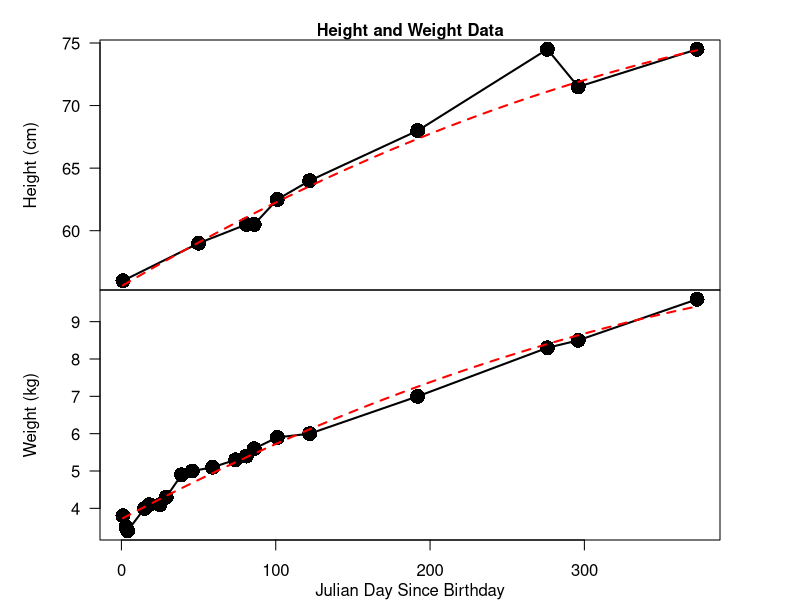
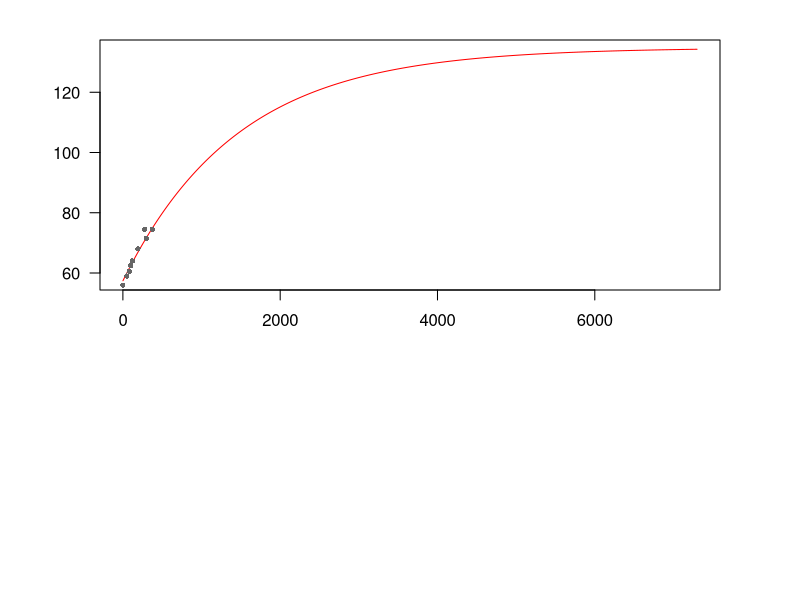

These charts were generated, in order, by the following R code:

library(kableExtra)
library(dplyr)
library(RColorBrewer)

# Set NAs to - signs
options(knitr.kable.NA = '-')

growthData <- read.csv( "./baby-growth.csv", header = TRUE,
                        stringsAsFactors = FALSE ) %>%
              mutate( date = as.Date(date),
                      height = as.numeric(height),
                      weight = as.numeric(weight),
                      j = julian.Date( 
                                x = date, 
                                origin = as.Date("2018-01-02") ) + 1,
                      j = as.integer(j) ) %>%
              dplyr::select( j, height, weight )

 # Pull each value
  d <- as.integer(growthData$j)
  h <- as.numeric(growthData$height)
  w <- as.numeric(growthData$weight)


  # set up par
  par(mfrow  = c(2,1), oma = c(3,3,2,2), mar = c(0,2,0,2) )

  # First, plot height
  # Get indices where height exists
  hIdx <- which(!is.na(h))
  plot( x = range(d), y = range(h,na.rm = T), axes = F, 
        type = "n" )
    axis( side = 2, las = 1 )
    mtext( side = 2, text = "Height (cm)", line = 3)
    box()
    lines( x = d[hIdx], y = h[hIdx], lwd = 2, lty = 1 )
    points( x = d, y = h, cex = 2, pch = 16 )
    lines( loess.smooth(x = d[hIdx], y = h[hIdx], span = 100, degree = 2 ),      col = "red", lty = 2, lwd = 2 )

  # Now weight
  # Get indices where weight exists
  wIdx <- which(!is.na(w))
  plot( x = range(d), y = range(w,na.rm = T), axes = F, 
        type = "n" )
    axis( side = 2, las = 1 )
    mtext( side = 2, text = "Weight (kg)", line = 3)
    axis( side = 1)
    mtext( side = 1, text = "Julian Day Since Birthday", line = 2)
    box()
    lines( x = d[wIdx], y = w[wIdx], lwd = 2, lty = 1 )
    points( x = d, y = w, cex = 2, pch = 16 )
    lines( loess.smooth(x = d[wIdx], y = w[wIdx], span = 100, degree = 2 ),      col = "red", lty = 2, lwd = 2 )

    mtext( side = 3, text = "Height and Weight Data", font = 2,
            outer = TRUE )


# First, create a function to calculate the 
# height at a given day d. Pars and D values
# are separated as pars are estimated model
# parameters only
vonB <- function( d = 1, 
                  pars = c( H_1 = 62.5, 
                            H_2 = 74.5, 
                            K = 0.25/365 ), 
                  D = c(100,365) )
{
  # Recover pars
  H_1 <- pars[1]
  H_2 <- pars[2]
  K   <- pars[3]

  # Recover D values
  D_1 <- D[1]
  D_2 <- D[2]
  
  # Run calculation
  H_d <- H_1 + (H_2 - H_1) * (exp(-K*D_1) - exp(-K*d)) /( exp(-K*D_1) - exp(-K*D_2) )

  # Return H_d
  return(H_d)
}

H <- vonB( d = 1:7300 )

plot( x = 1:7300, y = H, type = "l", las = 1,
      xlab = "Age (days)", ylab = "Height (cm)",
      col = "red" )
  points( growthData$j, growthData$height, pch = 16,
          col = "grey40", cex = .7 )

vonB_negLogPost <- function(  theta = c( logH_1 = log(62.5), 
                                         logH_2 = log(74.5), 
                                         logK = log(0.25/365),
                                         logsigma = -1 ),
                              data = growthData,
                              D = c(100,365),
                              H2Prior = c(74.5, 74.5) )
{
  # Exponentiate leading pars of vonB
  lpars <- exp(theta[1:3])

  # uncertainty in the observations
  sigma <- exp(theta["logsigma"])

  # Calculate expected observations in a new column
  # of the data frame, then residuals,
  # and then the negative-log-likelihood (with
  # normalising scalar omitted)
  data <- data %>%
          mutate( expHeight = sapply( X = j, FUN = vonB, pars = lpars, D = D),
                  resid = expHeight - height,
                  negloglik = 0.5 * resid^2/sigma^2 )
  # Calculate observation NLL and H2 NLP
  nll     <- sum(data$negloglik, na.rm = T)
  nlp_H2  <- 0.5 * (lpars[2] - H2Prior[1])^2/H2Prior[2]^2

  browser()

  objFun  <- nll + nlp_H2

  return(objFun)
}
